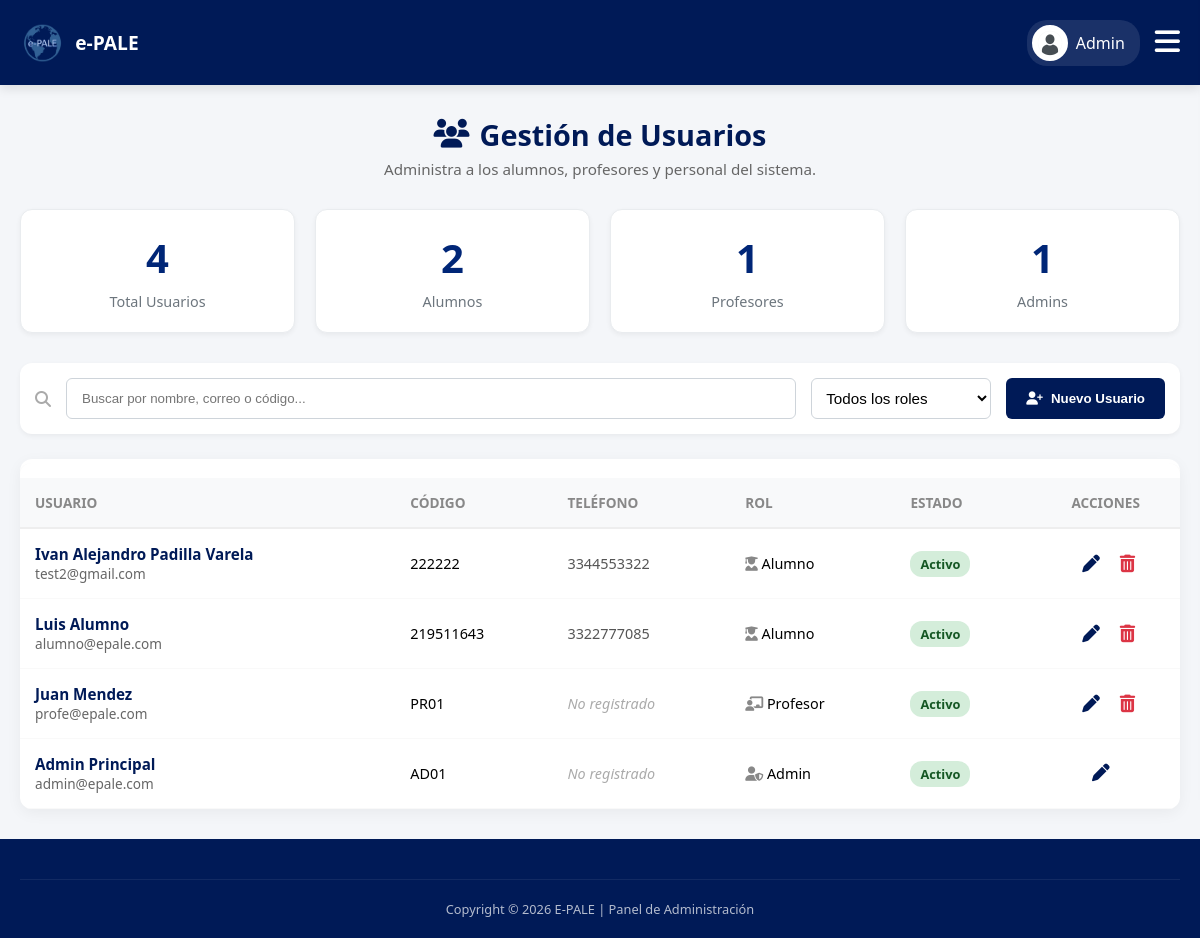
The app's page /admin/usuarios.php (signed in), older data.
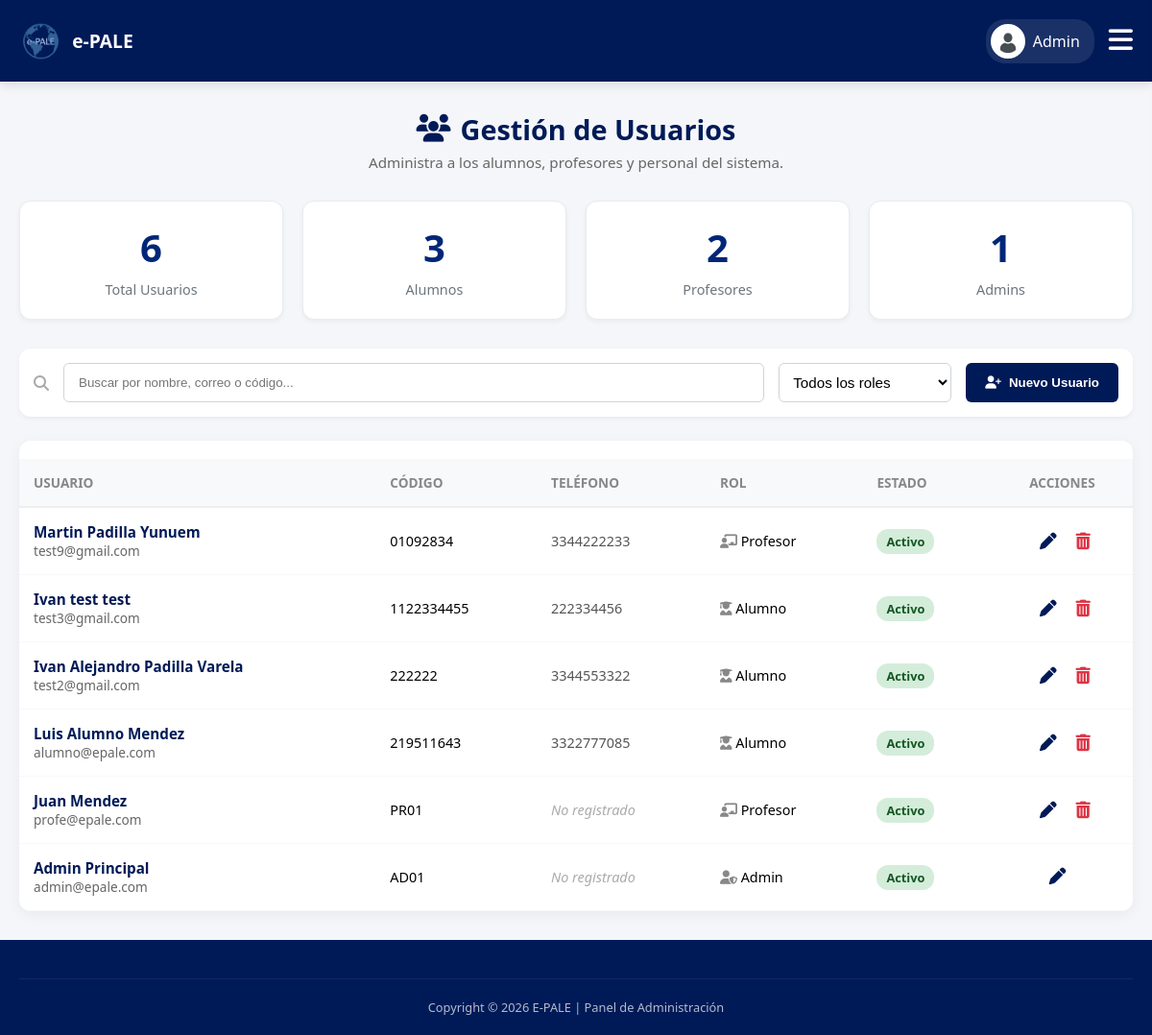
The same page, newer data.
### tables this page shows
CREATE TABLE IF NOT EXISTS `usuarios` (
  `usuario_id` int NOT NULL AUTO_INCREMENT,
  `codigo` varchar(20) DEFAULT NULL,
  `nombre` varchar(50) NOT NULL,
  `apellido_paterno` varchar(50) NOT NULL,
  `apellido_materno` varchar(50) DEFAULT NULL,
  `correo` varchar(100) NOT NULL,
  `password` varchar(255) DEFAULT NULL,
  `telefono` varchar(20) DEFAULT NULL,
  `rol` enum('ADMIN','PROFESOR','ALUMNO') NOT NULL,
  `estatus` enum('ACTIVO','INACTIVO') DEFAULT 'ACTIVO',
  `foto_perfil` varchar(255) DEFAULT NULL,
  `google_id` varchar(255) DEFAULT NULL,
  `fecha_creacion` timestamp NULL DEFAULT CURRENT_TIMESTAMP,
  PRIMARY KEY (`usuario_id`),
  UNIQUE KEY `correo` (`correo`),
  UNIQUE KEY `codigo` (`codigo`)
);

CREATE TABLE IF NOT EXISTS `alumnos` (
  `alumno_id` int NOT NULL AUTO_INCREMENT,
  `usuario_id` int NOT NULL,
  `carrera` varchar(50) DEFAULT NULL,
  PRIMARY KEY (`alumno_id`),
  KEY `usuario_id` (`usuario_id`)
);

### admin/usuarios.php (the view, shortened to what this page needs)
<?php
require '../db.php';
$where = "1=1";
$params = [];
$sql = "SELECT u.*, a.carrera
        FROM usuarios u
        LEFT JOIN alumnos a ON u.usuario_id = a.usuario_id
        WHERE $where
        ORDER BY u.usuario_id DESC";
$stmt = $pdo->prepare($sql);
$stmt->execute($params);
$usuarios = $stmt->fetchAll(PDO::FETCH_ASSOC);
$total_users = $pdo->query("SELECT COUNT(*) FROM usuarios")->fetchColumn();
$total_students = $pdo->query("SELECT COUNT(*) FROM usuarios WHERE rol='ALUMNO'")->fetchColumn();
$total_teachers = $pdo->query("SELECT COUNT(*) FROM usuarios WHERE rol='PROFESOR'")->fetchColumn();
$total_admins = $pdo->query("SELECT COUNT(*) FROM usuarios WHERE rol='ADMIN'")->fetchColumn();
?>
<!DOCTYPE html>
<html lang="es">
<head>
    <link rel="stylesheet" href="../css/estudiante.css?v=<?php echo time(); ?>">
    <link rel="stylesheet" href="../css/admin.css?v=<?php echo time(); ?>">
    <link rel="stylesheet" href="https://cdnjs.cloudflare.com/ajax/libs/font-awesome/6.4.0/css/all.min.css">
</head>
<body>
    <?php include 'menu_admin.php'; ?>
    <main class="main-content">
        <div class="page-title-center" style="margin-bottom: 30px;">
            <h1><i class="fas fa-users"></i> Gestión de Usuarios</h1>
            <p>Administra a los alumnos, profesores y personal del sistema.</p>
        </div>
        <div class="stats-grid">
            <div class="stat-card"> <span class="stat-number"><?php echo $total_users; ?></span> <span class="stat-label">Total Usuarios</span> </div>
            <div class="stat-card"> <span class="stat-number"><?php echo $total_students; ?></span> <span class="stat-label">Alumnos</span> </div>
            <div class="stat-card"> <span class="stat-number"><?php echo $total_teachers; ?></span> <span class="stat-label">Profesores</span> </div>
            <div class="stat-card"> <span class="stat-number"><?php echo $total_admins; ?></span> <span class="stat-label">Admins</span> </div>
        </div>
        <form class="toolbar" method="GET" action="usuarios.php" style="margin-top: 20px;">
            <i class="fas fa-search" style="color:#aaa; align-self:center;"></i>
            <input type="text" name="q" class="search-input" placeholder="Buscar por nombre, correo o código..." value="<?php echo isset($_GET['q']) ? htmlspecialchars($_GET['q']) : ''; ?>">
            <select name="rol" class="filter-select" onchange="this.form.submit()">
                <option value="">Todos los roles</option>
            </select>
            <button type="button" class="btn-save" onclick="openModal()" style="margin-left: auto;">
                <i class="fas fa-user-plus"></i> Nuevo Usuario
            </button>
        </form>
        <div class="card" style="padding: 0; overflow: hidden; margin-top: 20px;">
            <div class="table-wrapper" style="overflow-x:auto;">
                <table class="history-table" style="width: 100%; border-collapse: collapse;">
                    <thead>
                        <tr>
                            <th style="padding: 15px; text-align: left; background-color: #f8f9fa; border-bottom: 2px solid #eee;">Usuario</th>
                            <th style="padding: 15px; text-align: left; background-color: #f8f9fa; border-bottom: 2px solid #eee;">Código</th>
                            <th style="padding: 15px; text-align: left; background-color: #f8f9fa; border-bottom: 2px solid #eee;">Teléfono</th>
                            <th style="padding: 15px; text-align: left; background-color: #f8f9fa; border-bottom: 2px solid #eee;">Rol</th>
                            <th style="padding: 15px; text-align: left; background-color: #f8f9fa; border-bottom: 2px solid #eee;">Estado</th>
                            <th style="padding: 15px; text-align: center; background-color: #f8f9fa; border-bottom: 2px solid #eee;">Acciones</th>
                        </tr>
                    </thead>
                    <tbody>
                        <?php foreach ($usuarios as $u): ?>
                        <tr style="border-bottom: 1px solid #eee;">
                            <td class="user-cell" style="padding: 15px;">
                                <h4 style="margin: 0; color: var(--udg-blue);"><?php
                                    if (isset($u['apellido_paterno'])) {
                                        echo htmlspecialchars($u['nombre'] . ' ' . $u['apellido_paterno'] . (isset($u['apellido_materno']) && $u['apellido_materno'] ? ' ' . $u['apellido_materno'] : ''));
                                    } else {
                                        echo htmlspecialchars($u['nombre'] . ' ' . $u['apellidos']);
                                    }
                                ?></h4>
                                <span style="font-size: 0.85rem; color: #666;"><?php echo htmlspecialchars($u['correo']); ?></span>
                            </td>
                            <td style="padding: 15px;"><?php echo $u['codigo'] ? htmlspecialchars($u['codigo']) : '-'; ?></td>
                            <td style="padding: 15px; color: #555;">
                                <?php echo $u['telefono'] ? htmlspecialchars($u['telefono']) : '<span style="color:#aaa; font-style:italic;">No registrado</span>'; ?>
                            </td>
                            <td style="padding: 15px;">
                                <?php
                                    $ico = ($u['rol']=='ALUMNO') ? 'user-graduate' : (($u['rol']=='PROFESOR') ? 'chalkboard-teacher' : 'user-shield');
                                    echo "<i class='fas fa-$ico' style='color:#888;'></i> " . ucfirst(strtolower($u['rol']));
                                ?>
                            </td>
                            <td style="padding: 15px;">
                                <?php if($u['estatus'] == 'ACTIVO'): ?>
                                    <span class="tag-aprobado" style="background-color: #d4edda; color: #155724; padding: 4px 10px; border-radius: 12px; font-size: 0.8rem; font-weight: bold;">Activo</span>
                                <?php else: ?>
                                    <span class="tag-aprobado" style="background-color: #f8d7da; color: #721c24; padding: 4px 10px; border-radius: 12px; font-size: 0.8rem; font-weight: bold;">Inactivo</span>
                                <?php endif; ?>
                            </td>
                            <td style="padding: 15px; text-align: center;">
                                <button onclick='editUser(<?php echo json_encode($u); ?>)' style="background: none; border: none; color: var(--udg-blue); cursor: pointer; font-size: 1.1rem; margin-right: 10px;" title="Editar">
                                    <i class="fas fa-pen"></i>
                                </button>
                                <?php if($u['usuario_id'] != $_SESSION['user_id']): ?>
                                    <a href="usuarios.php?borrar=<?php echo $u['usuario_id']; ?>" onclick="return confirm('¿Estás seguro de borrar este usuario? Esta acción no se puede deshacer.');" style="color: #dc3545; font-size: 1.1rem;" title="Eliminar">
                                        <i class="fas fa-trash-alt"></i>
                                    </a>
                                <?php endif; ?>
                            </td>
                        </tr>
                        <?php endforeach; ?>
                    </tbody>
                </table>
            </div>
        </div>
    </main>
    <footer class="main-footer"><div class="address-bar">Copyright © 2026 E-PALE | Panel de Administración</div></footer>
</body>
</html>

### admin/menu_admin.php (shortened to what this page needs)
<?php
$stmt_foto_menu = $pdo->prepare("SELECT foto_perfil, nombre FROM usuarios WHERE usuario_id = ?");
$stmt_foto_menu->execute([$_SESSION['user_id']]);
$admin_menu = $stmt_foto_menu->fetch(PDO::FETCH_ASSOC);
$foto_menu = "../img/avatar-default.png";
?>
<header class="main-header" style="display: flex; justify-content: space-between; align-items: center; padding: 10px 20px; height: 65px;">
    <div class="logo-container" style="display: flex; align-items: center; width: auto; margin: 0;">
        <a href="usuarios.php" style="display: flex; align-items: center; gap: 10px; text-decoration: none; color: white;">
            <img src="../img/logo-pale.png" alt="E-PALE" class="logo-img">
            <span style="font-size: 1.2rem; font-weight: bold;">e-PALE</span>
        </a>
    </div>
    <div style="display: flex; align-items: center; gap: 15px;">
        <a href="perfil.php" style="text-decoration: none; color: white; display: flex; align-items: center; gap: 8px; background: rgba(255,255,255,0.1); padding: 5px 15px 5px 5px; border-radius: 20px;">
            <img src="<?php echo $foto_menu; ?>" style="width: 32px; height: 32px; border-radius: 50%; object-fit: cover; border: 2px solid white; background:white;">
            <span class="profile-name" style="font-weight: 500;"><?php echo strtok($admin_menu['nombre'], " "); ?></span>
        </a>
        <button onclick="toggleMobileMenu()" style="background: transparent; border: none; color: white; font-size: 1.8rem; cursor: pointer; padding: 0;">
            <i class="fas fa-bars"></i>
        </button>
    </div>
</header>

### css/estudiante.css (style rules this page uses)
:root { --udg-blue: #001a57; --udg-light: #002677; --bg-gray: #f4f6f9; --white: #ffffff; --text-dark: #333; --text-muted: #666; --success: #28a745; --warning: #ffc107; }
body { font-family: 'Segoe UI', Tahoma, Geneva, Verdana, sans-serif; background-color: var(--bg-gray); margin: 0; min-height: 100vh; display: flex; flex-direction: column; }
.main-header { background-color: var(--udg-blue); color: var(--white); padding: 0 2rem; height: 70px; display: flex; justify-content: space-between; align-items: center; box-shadow: 0 4px 10px rgba(0,0,0,0.1); position: sticky; top: 0; z-index: 100; }
.logo-container { display: flex; align-items: center; gap: 10px; font-weight: 700; font-size: 1.3rem; min-width: 150px; }
.logo-img { height: 40px; width: auto; }
.main-content { flex: 1; padding: 30px 20px; max-width: 1200px; margin: 0 auto; width: 100%; box-sizing: border-box; }
.card { background-color: var(--white); padding: 25px; border-radius: 12px; box-shadow: 0 4px 15px rgba(0,0,0,0.05); transition: transform 0.2s; border-top: 4px solid transparent; }
.history-table { width: 100%; border-collapse: collapse; margin-top: 15px; }
.history-table th { text-align: left; color: #888; font-size: 0.85rem; padding: 10px; border-bottom: 1px solid #eee; }
.history-table td { padding: 12px 10px; border-bottom: 1px solid #f9f9f9; font-size: 0.9rem; }
.tag-aprobado { background-color: #d4edda; color: #155724; padding: 3px 8px; border-radius: 10px; font-size: 0.75rem; font-weight: bold; }
.main-footer { background-color: var(--udg-blue); color: var(--white); padding: 40px 20px 20px; margin-top: auto; }
.address-bar { text-align: center; font-size: 0.8rem; border-top: 1px solid rgba(255,255,255,0.1); padding-top: 20px; opacity: 0.7; }
.page-title-center { text-align: center; color: var(--udg-blue); margin-bottom: 30px; }
.page-title-center h1 { margin: 0; font-size: 1.8rem; display: flex; align-items: center; justify-content: center; gap: 10px; }
.page-title-center p { margin: 5px 0 0; color: var(--text-muted); font-size: 0.95rem; }
.filter-select { padding: 12px 20px; border: 1px solid #ddd; border-radius: 8px; font-size: 0.95rem; background-color: white; cursor: pointer; min-width: 180px; }
body { overflow-x: hidden; }
.main-header { display: flex !important; flex-direction: row !important; flex-wrap: nowrap !important; justify-content: space-between !important; align-items: center !important; }
.logo-container { display: flex !important; flex-direction: row !important; align-items: center !important; margin: 0 !important; width: auto !important; }

Row changes from the older to the newer data that the page shows:
added usuarios: nombre+apellido_paterno+apellido_materno "Martin Padilla Yunuem", correo "test9@gmail.com", codigo "01092834", telefono "3344222233", rol "Profesor", estatus "Activo"
added alumnos: usuario.apellido_materno "Ivan test test", usuario.correo "test3@gmail.com", usuario.codigo "1122334455", usuario.telefono "222334456", usuario.rol "Alumno"
changed through a linked row, alumnos "alumno@epale.com": usuario.apellido_materno "Luis Alumno" → "Luis Alumno Mendez"
Text that changed along with them:
$total_users: "4" → "6"
$total_students: "2" → "3"
$total_teachers: "1" → "2"
